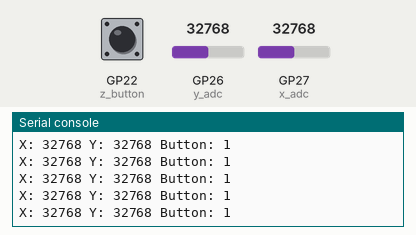
Bench run of a program on a simulated Raspberry Pi Pico running MicroPython. On the bench: the last lines printed to the serial console. Inputs (shaded band) come from the test bench; at power-on: GP26 (y_adc) = 32768, GP27 (x_adc) = 32768, GP22 (z_button) HIGH (analog values on the 0–65535 scale).

Above: at 1.2 s.
1.3 s: GP26 (y_adc) set to 45874
At 1.56 s:
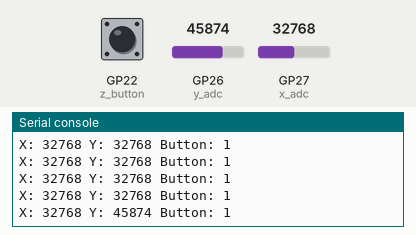
2.8 s: GP27 (x_adc) set to 45874
At 2.96 s:
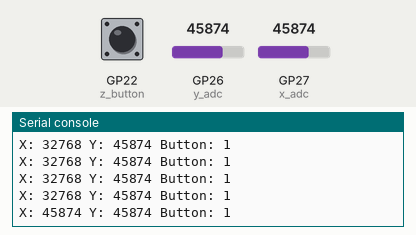
4.3 s: GP22 (z_button) pulled LOW for 0.25 s
At 4.56 s:
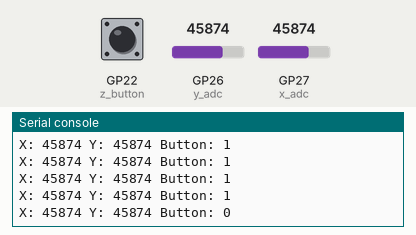
6.0 s: GP26 (y_adc) set to 57670
At 6.17 s:
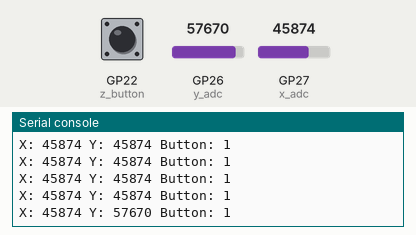
7.5 s: GP22 (z_button) pulled LOW for 1 s
At 7.77 s:
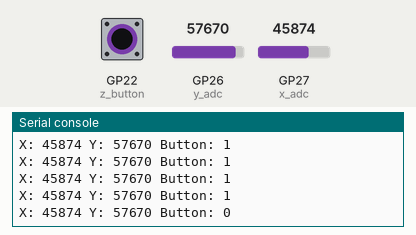
10.0 s: GP27 (x_adc) set to 57670
At 10.18 s:
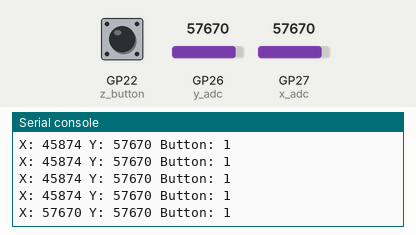
Timing chart, 0 to 12.5 s (numbered marks = the images above; inputs shaded):
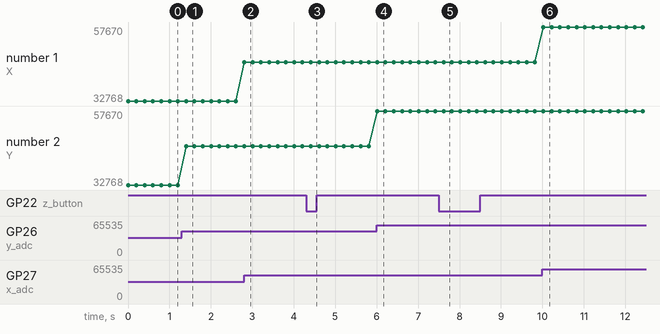

Measured:
- after the input at 1.3 s, the serial console: prints a new line after 0.10 s (image 1)
- after the input at 2.8 s, the serial console: prints a new line at once (image 2)
- after the input at 4.3 s, the serial console: prints a new line after 0.11 s (image 3)
- after the input at 6.0 s, the serial console: prints a new line at once (image 4)
- after the input at 7.5 s, the serial console: prints a new line after 0.12 s (image 5)
- after the input at 10.0 s, the serial console: prints a new line at once (image 6)
- plotted number 2: 32768 → 45874 after the input at 1.3 s, 45874 → 57670 after the input at 6.0 s

The program:

4.1_toggle_the_joystick.py
```python
import machine
import utime

# Initialize ADC for X and Y axes
x_adc = machine.ADC(27)  # GP27
y_adc = machine.ADC(26)  # GP26

# Initialize digital input for the switch
z_button = machine.Pin(22, machine.Pin.IN, machine.Pin.PULL_UP)

while True:
    # Read the analog values (0-65535)
    x_value = x_adc.read_u16()
    y_value = y_adc.read_u16()

    # Read the button state (0 or 1)
    z_state = z_button.value()

    # Print the values
    print("X:", x_value, "Y:", y_value, "Button:", z_state)

    # Small delay to make the output readable
    utime.sleep(0.2)
```
